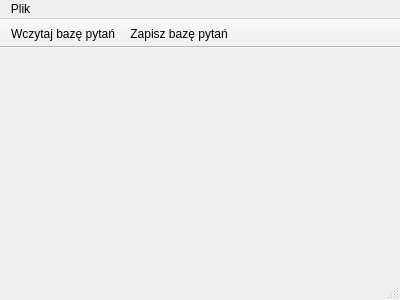
<?xml version="1.0" encoding="UTF-8"?>
<ui version="4.0">
 <class>MainWindow</class>
 <widget class="QMainWindow" name="MainWindow">
  <property name="geometry">
   <rect>
    <x>0</x>
    <y>0</y>
    <width>400</width>
    <height>300</height>
   </rect>
  </property>
  <property name="windowTitle">
   <string>MainWindow</string>
  </property>
  <widget class="QWidget" name="centralWidget"/>
  <widget class="QMenuBar" name="menuBar">
   <property name="geometry">
    <rect>
     <x>0</x>
     <y>0</y>
     <width>400</width>
     <height>21</height>
    </rect>
   </property>
   <widget class="QMenu" name="menuPlik">
    <property name="title">
     <string>Plik</string>
    </property>
    <addaction name="actionWczytaj_baz_pyta"/>
    <addaction name="actionZapisz_baz_pyta"/>
    <addaction name="actionZako_cz"/>
   </widget>
   <addaction name="menuPlik"/>
  </widget>
  <widget class="QToolBar" name="mainToolBar">
   <property name="movable">
    <bool>false</bool>
   </property>
   <property name="floatable">
    <bool>true</bool>
   </property>
   <attribute name="toolBarArea">
    <enum>TopToolBarArea</enum>
   </attribute>
   <attribute name="toolBarBreak">
    <bool>false</bool>
   </attribute>
   <addaction name="actionWczytaj_baz_pyta"/>
   <addaction name="actionZapisz_baz_pyta"/>
  </widget>
  <widget class="QStatusBar" name="statusBar"/>
  <action name="actionWczytaj_baz_pyta">
   <property name="text">
    <string>Wczytaj bazę pytań</string>
   </property>
  </action>
  <action name="actionZapisz_baz_pyta">
   <property name="text">
    <string>Zapisz bazę pytań</string>
   </property>
  </action>
  <action name="actionZako_cz">
   <property name="text">
    <string>Zakończ</string>
   </property>
  </action>
 </widget>
 <layoutdefault spacing="6" margin="11"/>
 <resources/>
 <connections>
  <connection>
   <sender>actionZako_cz</sender>
   <signal>triggered()</signal>
   <receiver>MainWindow</receiver>
   <slot>close()</slot>
   <hints>
    <hint type="sourcelabel">
     <x>199</x>
     <y>149</y>
    </hint>
    <hint type="destinationlabel">
     <x>199</x>
     <y>149</y>
    </hint>
   </hints>
  </connection>
 </connections>
</ui>
